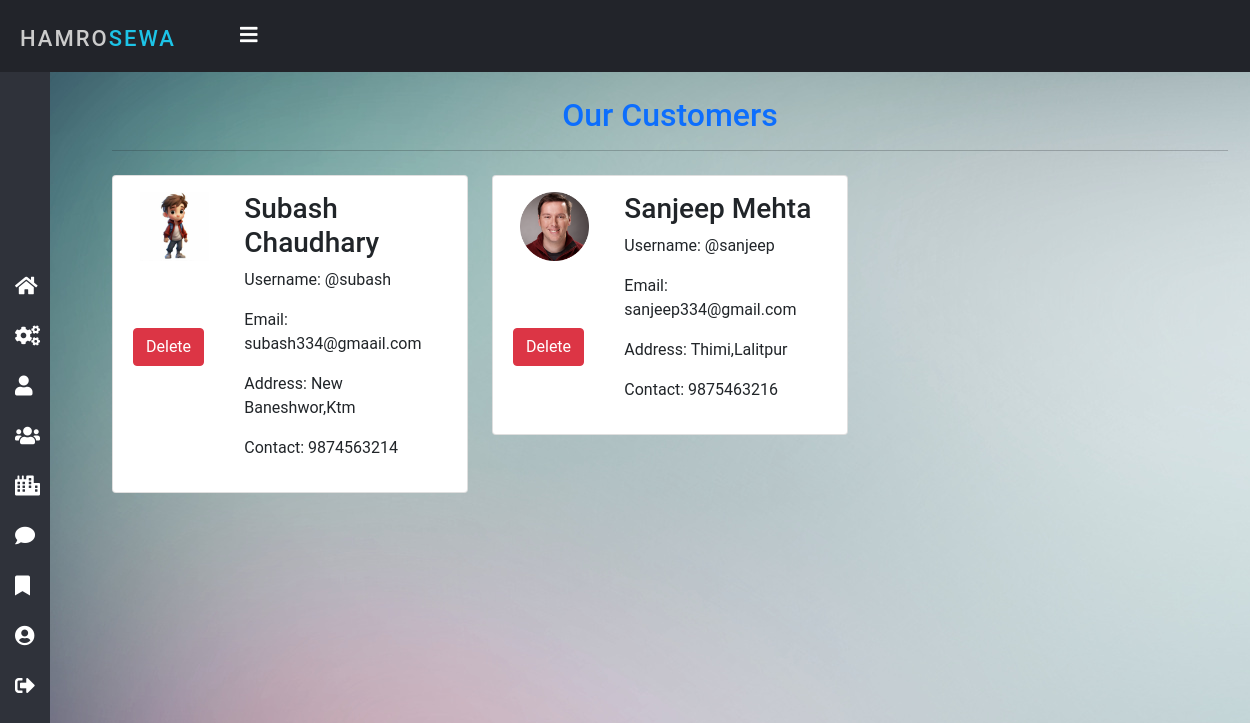
Page /all_customers/ (signed in) on the committed database.
### home/models.py (models this page shows, shortened)
class Customer(models.Model):
    user = models.ForeignKey(User, on_delete=models.CASCADE, null=True)
    phone = models.CharField(max_length=20, null=True)
    address = models.CharField(max_length=100, null=True)
    image = models.ImageField(upload_to='customer/', null=True)
    date_joined = models.DateField(auto_now_add=True)

### home/views.py (the view)
# urls.py: path('all_customers/', views.allCustomers, name= 'allcustomers'),
@login_required(login_url='login')
def allCustomers(request):
    if not request.user.is_staff:
        return redirect('error')
    customers = Customer.objects.all()
    return render(request, 'admin/allcustomers.html', {'customers': customers})

### templates/admin/allcustomers.html (shortened to what this page needs)
{% extends 'admin/admin_nav.html' %}
{% block body %}
<div class="container">
    <h2 class="text-center my-3 text-primary">Our Customers</h2>
    <hr>
    <div class="row">
        {% for customer in customers %}
        <div class="col-md-4 col-sm-6 col-xs-6" >
            <div class="card card-body my-2">
                <div class="row">
                    <div class="col-md-4">
                        <div class="imageDiv">
                            <img src="{{customer.image.url}}" class="image-thumbnail w-75 m-auto" alt="Photos">
                        </div>
                        <div class="mt-5">
                            <a href="{% url 'deleteCustomer' customer.id %}" class="m-1">
                                <button class="btn btn-danger"
                                    onclick="return confirm('Do you want to delete this item?')">
                                    Delete
                                </button>
                            </a>
                        </div>
                    </div>
                    <div class="col-md-8">
                        <h3>{{customer.user.first_name}} {{customer.user.last_name}}</h3>
                        <p>Username: @{{customer.user.username}}</p>
                        <p>Email: {{customer.user.email}}</p>
                        <p>Address: {{customer.address}}</p>
                        <p>Contact: {{customer.phone}}</p>
                    </div>
                </div>
            </div>
        </div>
        {% endfor %}
    </div>
</div>
{% endblock %}

### static/css/admin_style.css (style rules this page uses)
* { margin: 0; padding: 0; box-sizing: border-box; font-family: "Roboto", sans-serif; }
body { background-image: url('/static/img/bg.jpg'); overflow-x: hidden; }

### templates/admin/allcustomers.html (style rules this page uses)
.imageDiv { height: 88px; }
.image-thumbnail { display: block; max-width: 100%; max-height: 100%; }

### rows in the picture
Customer: image (picture), user.first_name "Subash", user.last_name "Chaudhary", user.username "subash", user.email "subash334@gmaail.com", address "New Baneshwor,Ktm", phone "9874563214"
Customer: image (picture), user.first_name "Sanjeep", user.last_name "Mehta", user.username "sanjeep", user.email "sanjeep334@gmail.com", address "Thimi,Lalitpur", phone "9875463216"
